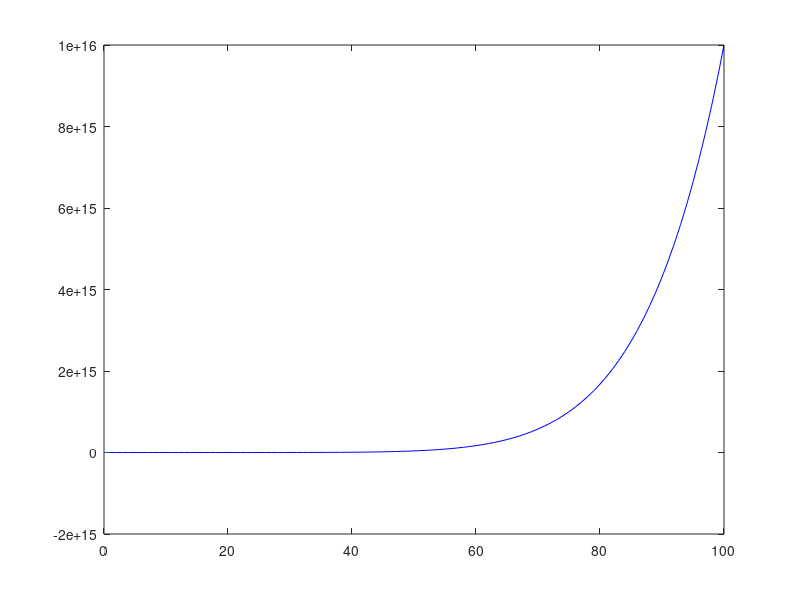

MATLAB code for this plot:
clear
clc

f=@(x) x.^8-2;
a=0.5;
b=2;
nmax=100;
toll=10^-10;
err=abs(b-a);
nit_bis=1;
s_bis=b;
fx=[];
xdif=[];
while nit_bis<nmax && err>toll
    nit_bis=nit_bis+1;
    c=(a+b)/2;
    x=c;
    fc=f(x);
    s_bis=[s_bis;x];
    fx=[fx;fc];
    x=a;
    if fc*f(x)>0
        a=c;
    else
        b=c;
    end
    err=abs(s_bis(nit_bis)-s_bis(nit_bis-1));
    xdif=[xdif;err];
end
x = linspace(1, 100);
plot(x, f(x), 'blue');
hold on;
plot(xdif, xdif, '');